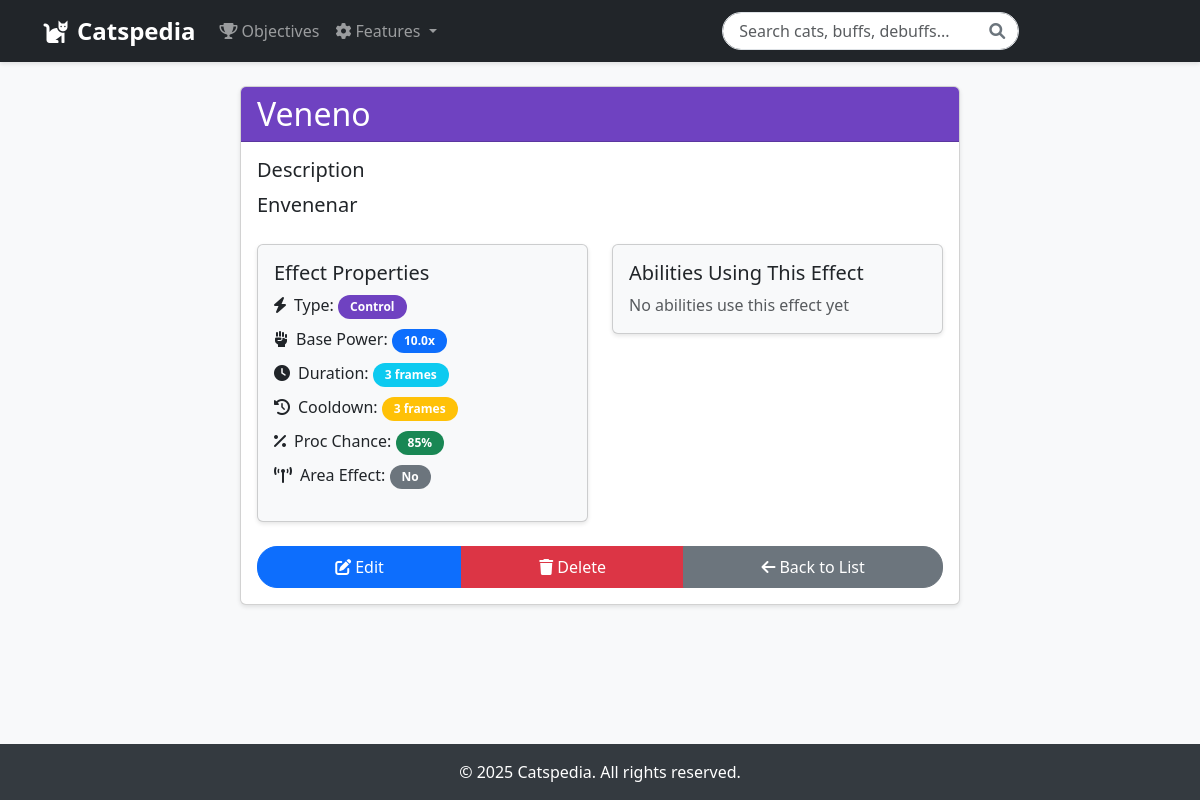
/effect/1/, run on the app's committed database.
### Catspedia/models.py (models this page shows, shortened)
class Effect(models.Model):
    name = models.CharField(max_length=100, unique=True)
    description = models.TextField(help_text="Description of what the effect does")
    effect_type = models.CharField(
        max_length=50,
        choices=[
            ('DAMAGE', 'Damage'),
            ('DEFENSE', 'Defense'),
            ('UTILITY', 'Utility'),
            ('CONTROL', 'Control'),
            ('SUPPORT', 'Support')
        ],
        default='DAMAGE'
    )
    base_power = models.FloatField(
        default=1.0,
        validators=[MinValueValidator(0.1)],
        help_text="Base power of the effect"
    )
    duration = models.IntegerField(
        validators=[MinValueValidator(1)],
        help_text='Duration in frames (1 frame = 1/30 second)'
    )
    cooldown = models.IntegerField(
        default=0,
        validators=[MinValueValidator(0)],
        help_text='Cooldown before the effect can be used again (in frames)'
    )
    area_of_effect = models.BooleanField(
        default=False,
        help_text="Whether the effect hits multiple targets"
    )
    proc_chance = models.IntegerField(
        default=100,
        validators=[MinValueValidator(0), MaxValueValidator(100)],
        help_text="Probability of the effect activating (0-100%)"
    )
    created_at = models.DateTimeField(auto_now_add=True)
    updated_at = models.DateTimeField(auto_now=True)
    class Meta:
        ordering = ['effect_type', 'name']
        verbose_name = "Effect"
        verbose_name_plural = "Effects"

### Catspedia/views.py (the view)
# urls.py: path("effect/<int:pk>/", EffectDetailView.as_view(), name="effect-detail"),
class EffectDetailView(DetailView):
    model = Effect
    context_object_name = "effect"
    template_name = "catspedia/effect_detail.html"

### templates/catspedia/effect_detail.html (shortened to what this page needs)
{% extends 'catspedia/base.html' %}
{% block content %}
<div class="container">
    <div class="row">
        <div class="col-md-8 offset-md-2">
            <div class="card">
                <div class="card-header bg-{{ object.effect_type|lower }} text-white">
                    <h2 class="mb-0">{{ object.name }}</h2>
                </div>
                <div class="card-body">
                    <div class="mb-4">
                        <h5>Description</h5>
                        <p class="lead">{{ object.description }}</p>
                    </div>
                    <div class="row mb-4">
                        <div class="col-md-6">
                            <div class="card bg-light">
                                <div class="card-body">
                                    <h5>Effect Properties</h5>
                                    <ul class="list-unstyled">
                                        <li class="mb-2">
                                            <i class="fas fa-bolt me-2"></i>Type:
                                            <span class="badge bg-{{ object.effect_type|lower }}">
                                                {{ object.get_effect_type_display }}
                                            </span>
                                        </li>
                                        <li class="mb-2">
                                            <i class="fas fa-fist-raised me-2"></i>Base Power:
                                            <span class="badge bg-primary">{{ object.base_power }}x</span>
                                        </li>
                                        <li class="mb-2">
                                            <i class="fas fa-clock me-2"></i>Duration:
                                            <span class="badge bg-info">{{ object.duration }} frames</span>
                                        </li>
                                        <li class="mb-2">
                                            <i class="fas fa-history me-2"></i>Cooldown:
                                            <span class="badge bg-warning">{{ object.cooldown }} frames</span>
                                        </li>
                                        <li class="mb-2">
                                            <i class="fas fa-percentage me-2"></i>Proc Chance:
                                            <span class="badge bg-success">{{ object.proc_chance }}%</span>
                                        </li>
                                        <li>
                                            <i class="fas fa-broadcast-tower me-2"></i>Area Effect:
                                            {% if object.area_of_effect %}
                                            <span class="badge bg-success">Yes</span>
                                            {% else %}
                                            <span class="badge bg-secondary">No</span>
                                            {% endif %}
                                        </li>
                                    </ul>
                                </div>
                            </div>
                        </div>
                        <div class="col-md-6">
                            <div class="card bg-light">
                                <div class="card-body">
                                    <h5>Abilities Using This Effect</h5>
                                    <div class="list-group list-group-flush">
                                        {% for ability in object.abilities.all %}
                                            <a href="{% url 'catspedia:ability-detail' ability.pk %}" class="list-group-item list-group-item-action">
                                                {{ ability.name }}
                                                <span class="badge bg-primary float-end">
                                                    {{ ability.get_ability_type_display }}
                                                </span>
                                            </a>
                                        {% empty %}
                                            <p class="text-muted mb-0">No abilities use this effect yet</p>
                                        {% endfor %}
                                    </div>
                                </div>
                            </div>
                        </div>
                    </div>
                    <div class="btn-group w-100">
                        <a href="{% url 'catspedia:effect-update' object.pk %}" class="btn btn-primary">
                            <i class="fas fa-edit me-1"></i>Edit
                        </a>
                        <a href="{% url 'catspedia:effect-delete' object.pk %}" class="btn btn-danger">
                            <i class="fas fa-trash me-1"></i>Delete
                        </a>
                        <a href="{% url 'catspedia:effect-list' %}" class="btn btn-secondary">
                            <i class="fas fa-arrow-left me-1"></i>Back to List
                        </a>
                    </div>
                </div>
            </div>
        </div>
    </div>
</div>
{% endblock %}

### templates/catspedia/base.html (style rules this page uses)
:root { --primary-color: #3498db; --secondary-color: #2ecc71; --danger-color: #e74c3c; --warning-color: #f1c40f; --info-color: #9b59b6; }
body { min-height: 100vh; display: flex; flex-direction: column; background-color: #f8f9fa; }
.card { box-shadow: 0 2px 4px rgba(0,0,0,0.1); transition: transform 0.2s; }
.btn { border-radius: 20px; padding: 0.5rem 1.5rem; }
.badge { border-radius: 20px; padding: 0.5em 1em; }
.bg-control { background-color: #6f42c1; }

### data on the page
Effect: name "Veneno", description "Envenenar", effect_type "Control", base_power "10.0", duration "3", cooldown "3", proc_chance "85"
